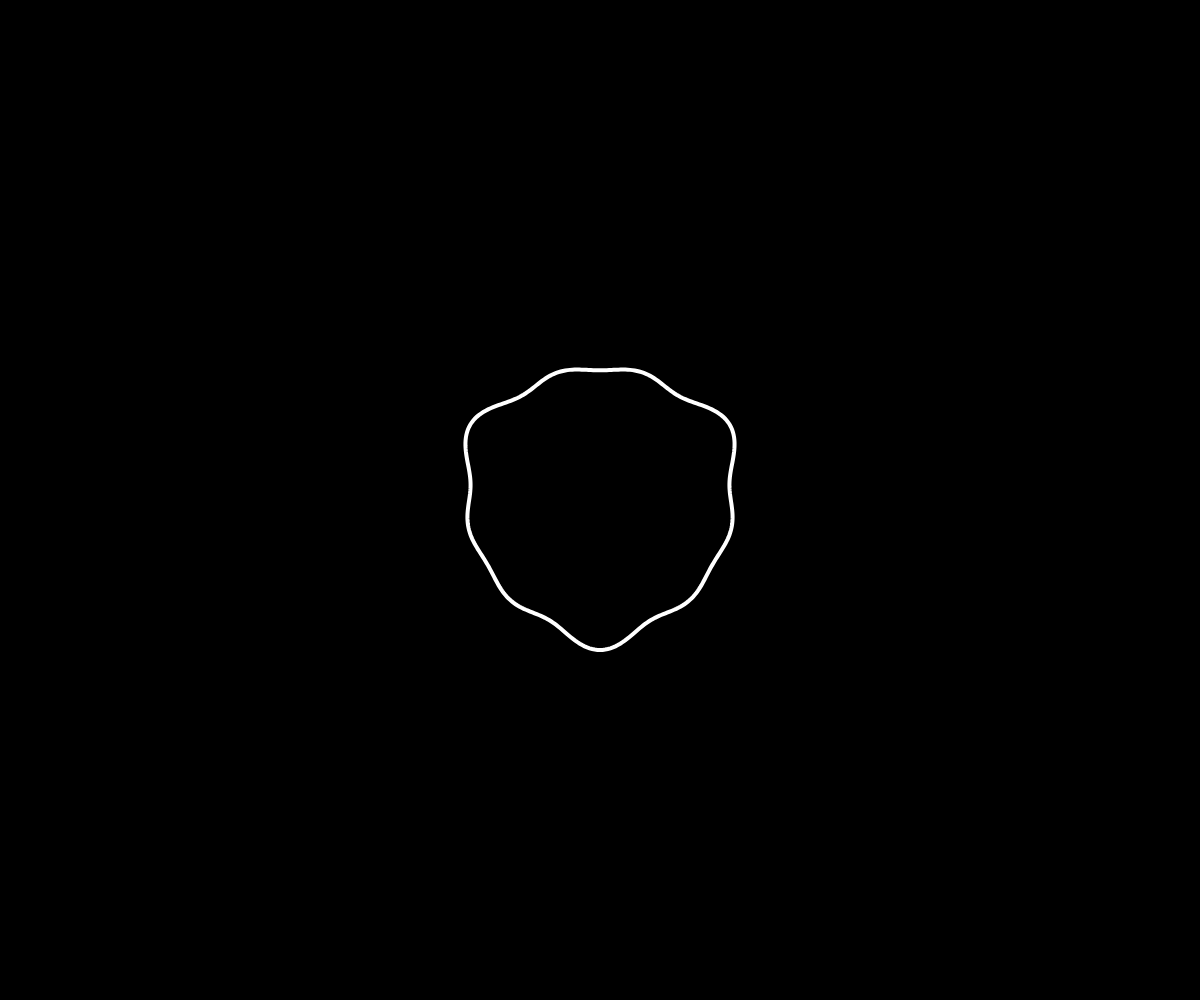
Frame 1 (no input)
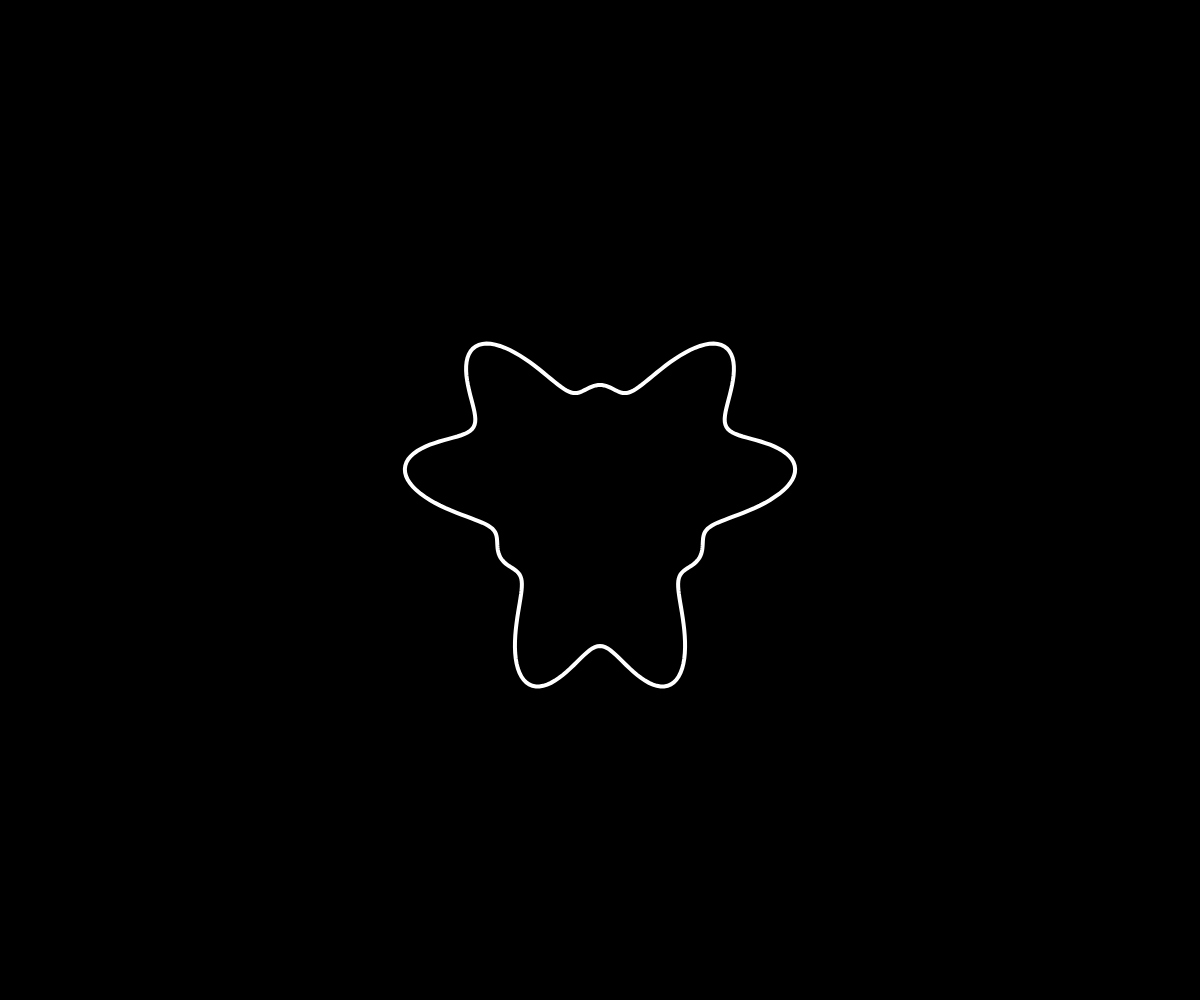
Frame 60 (no input)
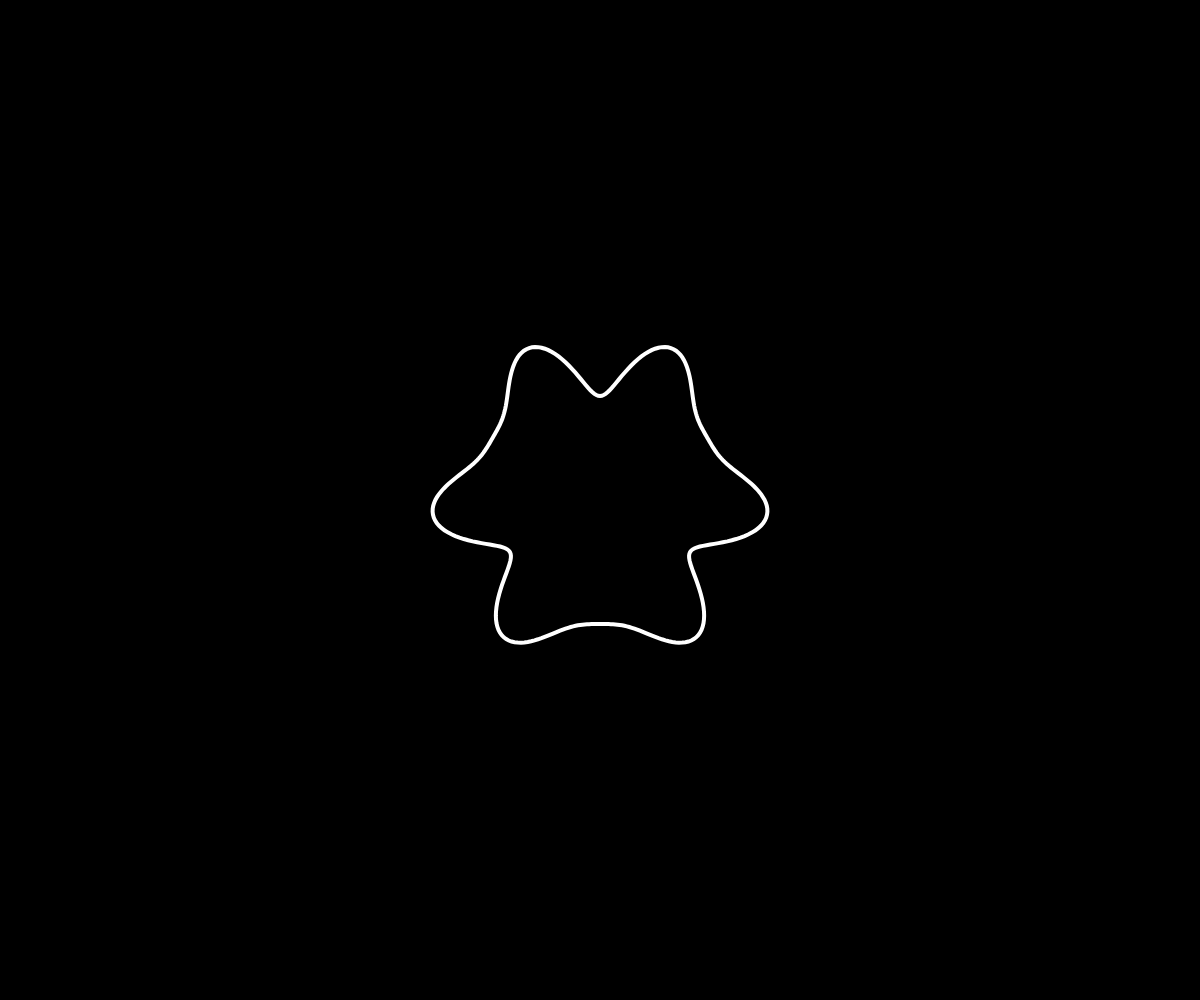
Frame 120 (the mouse pressed at the canvas centre since frame 60)

The p5.js sketch that drew these frames (run headless with seeded random() and noise() and a simulated clock; from frame 60 on, the mouse is pressed at the canvas centre):

// p5.js sketch
// ── sketch.js
function setup() {
  createCanvas(windowWidth, windowHeight);
  angleMode(DEGREES);
}

function draw() {
  background(0);
  stroke(255);
  noFill();
  strokeWeight(4)
  translate(width / 2, height / 2);
  beginShape();
  for (i = 0; i < 359; i++) {
    let r1min = map(sin(frameCount), -1, 1, 20, 80);
    let r1max = map(sin(frameCount * 2), -1, 1, 80, 0);

    let r2min = map(sin(frameCount/2), -1, 1, 80, 20);
    let r2max = map(sin(frameCount), -1, 1, 0, 80);

    let r3min = map(sin(frameCount/2), -1, 1, 80, 20);
    let r3max = map(sin(frameCount * 2), -1, 1, 0, 80);

    let r1 = map(sin(i * 3), -1, 1, r1min, r1max);
    let r2 = map(sin(i * 6 + 90), -1, 1, r2min, r2max);
    let r3 = map(sin(i * 9 + 180), -1, 1, r3min, r3max);
    let r = r1 + r2 + r3;
    let x = r * cos(i);
    let y = r * sin(i);
    vertex(x, y);
  }
  endShape(CLOSE);
}

function windowResized() {
  resizeCanvas(windowWidth, windowHeight);
}
